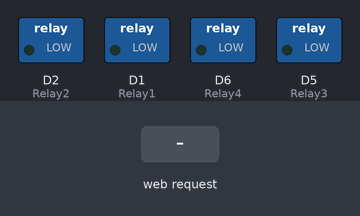
Bench run of a sketch on a simulated ESP8266 (NodeMCU). Parts: switched loads named in the sketch (green lamp = pin HIGH). The test bench sets the inputs (shaded band). WiFi joins after 1.5 s; servers stay silent unless stated; what the sketch prints to the serial monitor is not drawn.

Above: at 2.7 s.
2.8 s: HTTP request GET /Relay1off received
At 3.3 s:
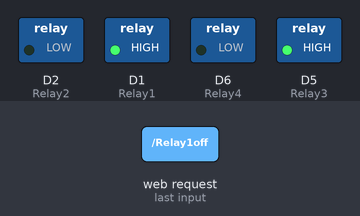
4.3 s: HTTP request GET /Relay2off received
At 5.5 s:
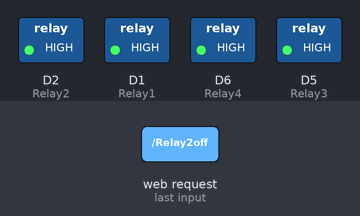
5.8 s: HTTP request GET /Relay1on received
At 6.8 s:
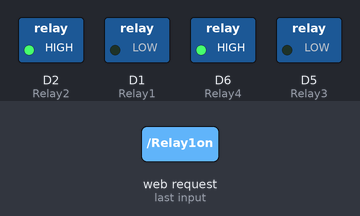
7.3 s: HTTP request GET /Relay2on received
At 8.0 s:
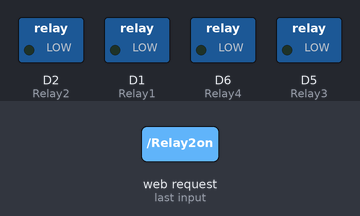
Timing chart, 0 to 9.8 s (numbered marks = the images above; inputs shaded):
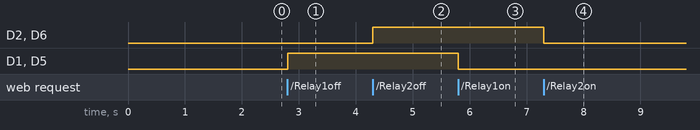

Measured:
- after the input at 2.8 s, D1 (Relay1), D5 (Relay3): LOW → HIGH at once
- after the input at 4.3 s, D2 (Relay2), D6 (Relay4): LOW → HIGH at once
- after the input at 5.8 s, D1 (Relay1), D5 (Relay3): HIGH → LOW at once
- after the input at 7.3 s, D2 (Relay2), D6 (Relay4): HIGH → LOW at once

The sketch:

Project_3_Kontrol_4_Relay.ino
```cpp
#include <ESP8266WiFi.h>
const char* ssid = "";
const char* password = "";

#define Relay1 D1
#define Relay2 D2
#define Relay3 D5
#define Relay4 D6

WiFiServer server(80);
void setup() {
  Serial.begin(115200);
  delay(10);
  pinMode(Relay1, OUTPUT);
  pinMode(Relay2, OUTPUT);
  pinMode(Relay3, OUTPUT);
  pinMode(Relay4, OUTPUT);
  digitalWrite(Relay1, LOW);
  digitalWrite(Relay2, LOW);
  digitalWrite(Relay3, LOW);
  digitalWrite(Relay4, LOW);

// Connect to WiFi network
  Serial.println();
  Serial.println();
  Serial.print("Connecting to ");
  Serial.println(ssid);
  WiFi.begin(ssid, password);

  while (WiFi.status() != WL_CONNECTED) {
    delay(500);
    Serial.print(".");
  }
  Serial.println("");
  Serial.println("WiFi connected");

  server.begin();
  Serial.println("Server started");

  Serial.print("Use this URL to connect: ");
  Serial.print("http://");
  Serial.print(WiFi.localIP());
  Serial.println("/");
}

void loop() {

  WiFiClient client = server.available();
  if (!client) {
    return;
  }

  Serial.println("new client");
  while(!client.available()){
    delay(1);
  }

  String request = client.readStringUntil('\r');
  Serial.println(request);
  client.flush();

  if (request.indexOf("/Relay1off") > 0)  {
    digitalWrite(Relay1, HIGH);

  }
  if (request.indexOf("/Relay1on") >0)  {
    digitalWrite(Relay1, LOW);
  }
   if (request.indexOf("/Relay2off") > 0)  {
    digitalWrite(Relay2, HIGH);
  }
  if (request.indexOf("/Relay2on") >0)  {
    digitalWrite(Relay2, LOW);
  }

  if (request.indexOf("/Relay1off") > 0)  {
    digitalWrite(Relay3, HIGH);

  }
  if (request.indexOf("/Relay1on") >0)  {
    digitalWrite(Relay3, LOW);
  }
   if (request.indexOf("/Relay2off") > 0)  {
    digitalWrite(Relay4, HIGH);
  }
  if (request.indexOf("/Relay2on") >0)  {
    digitalWrite(Relay4, LOW);
  }

  // Return the response
  client.println("HTTP/1.1 200 OK");
  client.println("Content-Type: text/html");
  client.println("");
  client.println("<!DOCTYPE HTML>");
  client.println("<html>");
  client.println("<head>");
  client.println("<meta name='apple-mobile-web-app-capable' content='yes' />");
  client.println("<meta name='apple-mobile-web-app-status-bar-style' content='black-translucent' />");
  client.println("</head>");
  client.println("<body bgcolor = \"#f7e6ec\">");
  client.println("<hr/><hr>");
  client.println("<h4><center> IoT Starter Kit : Kontrol 4 Relay  </center></h4>");
  client.println("<hr/><hr>");
  client.println("<br><br>");
  client.println("<br><br>");
  client.println("<center>");
  client.println("Relay 1");
  client.println("<a href=\"/Relay1off\"\"><button>Turn On </button></a>");
  client.println("<a href=\"/Relay1on\"\"><button>Turn Off </button></a><br />");
  client.println("</center>");
  client.println("<br><br>");
  client.println("<center>");
  client.println("Relay 2");
  client.println("<a href=\"/Relay2off\"\"><button>Turn On </button></a>");
  client.println("<a href=\"/Relay2on\"\"><button>Turn Off </button></a><br />");
  client.println("</center>");
  client.println("<br><br>");
  client.println("<center>");
  client.println("Relay 3");
  client.println("<a href=\"/Relay3off\"\"><button>Turn On </button></a>");
  client.println("<a href=\"/Relay3on\"\"><button>Turn Off </button></a><br />");
  client.println("</center>");
  client.println("<br><br>");
  client.println("<center>");
  client.println("Relay 4");
  client.println("<a href=\"/Relay4off\"\"><button>Turn On </button></a>");
  client.println("<a href=\"/Relay4on\"\"><button>Turn Off </button></a><br />");
  client.println("</center>");
  client.println("<br><br>");
  client.println("<center>");
  client.println("<table border=\"5\">");
  client.println("<tr>");
  //=====================
  if (digitalRead(Relay1))
         {
           client.print("<td>Relay 1 = ON</td>");
         }
  else
          {
            client.print("<td>Relay 1 = OFF</td>");
          }
  client.println("<br/>");
  //======================
  if (digitalRead(Relay2))
          {
           client.print("<td>Relay 2 = ON</td>");
          }
  else
          {
            client.print("<td>Relay 2 = OFF</td>");
          }
  client.println("</br>");
  //=======================
  if (digitalRead(Relay3))
         {
           client.print("<td>Relay 3 = ON</td>");
         }
  else
          {
            client.print("<td>Relay 3 = OFF</td>");
          }
  client.println("<br />");
  //======================
  if (digitalRead(Relay4))
         {
           client.print("<td>Relay 4 = ON</td>");
         }
  else
          {
            client.print("<td>Relay 4 = OFF</td>");
          }
  client.println("<tr/>");
  //======================
  client.println("<tr>");
  client.println("</table>");
  client.println("</center>");
  client.println("</html>");
  delay(1);
  Serial.println("Client disonnected");
  Serial.println("");
}
```
